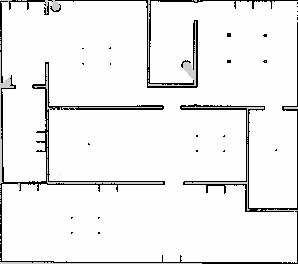
#> input picture task_4/config/map.pgm, 298 x 264 px, found by its file name
$ python test.py
#> lines starting #> are read from the running program, lines starting #| are printed output that depends on the picture; after the words box and inside, x2 and y2 are one past the last pixel; in counts of white or black regions, pixels touching at a corner belong together
### task_4/task_4/manager.py
from PIL import Image
import numpy as np
import cv2
from collections import deque
import math

class GridManager:
    def __init__(self, occupancy_grid, pl, delta_t, sanitization_threshold=10):
        self.occupancy_grid = occupancy_grid
        self.pl = pl  # light power
        self.delta_t = delta_t
        self.sanitization_threshold = sanitization_threshold

    def calculate_energy_at_point(self, x, y, robot_position):
        px, py = robot_position
        distance_squared = (x - px) ** 2 + (y - py) ** 2
        if distance_squared != 0:  # Avoid division by zero
            return (self.pl * self.delta_t) / distance_squared
        return 0


    def is_line_of_sight_clear(self, start, end):
        # Bresenham's Line Algorithm for a grid
        x0, y0 = start
        x1, y1 = end

        x0, y0, x1, y1 = map(int, [x0, y0, x1, y1])  # Convert to integers

        dx = abs(x1 - x0)
        dy = -abs(y1 - y0)
        sx = 1 if x0 < x1 else -1
        sy = 1 if y0 < y1 else -1
        err = dx + dy

        while True:
            if (x0, y0) == (x1, y1):
                break
            if self.occupancy_grid[y0][x0] == 1:  # Check for an obstacle
                return False
            e2 = 2 * err
            if e2 >= dy:
                err += dy
                x0 += sx
            if e2 <= dx:
                err += dx
                y0 += sy

        return True


    def update_energy_grid(self, robot_position):
        for y in range(self.occupancy_grid.shape[0]):
            for x in range(self.occupancy_grid.shape[1]):
                if self.occupancy_grid[y, x] == 1:  # Skip obstacle cells
                    continue
                if self.is_line_of_sight_clear(robot_position, (x, y)):
                    if self.occupancy_grid[y, x] < self.sanitization_threshold:  # Update unsanitized, accessible cells
                        additional_energy = self.calculate_energy_at_point(x, y, robot_position)
                        self.occupancy_grid[y, x] += additional_energy
                        if self.occupancy_grid[y, x] > self.sanitization_threshold:
                            self.occupancy_grid[y, x] = self.sanitization_threshold
        return self.occupancy_grid


    def create_grid_image(self, scale_factor=1, robot_position=None):
        # Create an empty image with 3 channels (RGB)
        grid_image = np.zeros((self.occupancy_grid.shape[0], self.occupancy_grid.shape[1], 3), dtype=np.uint8)

        for y in range(self.occupancy_grid.shape[0]):
            for x in range(self.occupancy_grid.shape[1]):
                if robot_position and (x, y) == robot_position:
                    color = (255, 0, 0)  # Blue color for the robot's position
                elif self.occupancy_grid[y, x] == 1.0:  # Obstacle cells - Black
                    color = (0, 0, 0)
                elif self.occupancy_grid[y, x] >= self.sanitization_threshold:  # Sanitized cells - Green
                    color = (0, 255, 0)
                elif self.occupancy_grid[y, x] >= self.sanitization_threshold / 2:  # Partially sanitized - Yellow
                    color = (0, 255, 255)
                else:  # Not sanitized - Red
                    color = (0, 0, 255)
                grid_image[y, x] = color

        # Upscale the image if needed
        if scale_factor != 1:
            grid_image = self.upscale_grid_image(grid_image, scale_factor)

        return grid_image

    def create_subgrid_image(self, grid_image, top_left, bottom_right, scale_factor):
        x1, y1 = top_left[0]*scale_factor, top_left[1]*scale_factor
        x2, y2 = bottom_right[0]*scale_factor, bottom_right[1]*scale_factor
        roi = grid_image[y1:y2, x1:x2]
        return roi


    def upscale_grid_image(self, grid_image, scale_factor):
        """
        Upscales the grid image by a given scale factor.
        """
        # Assuming create_grid_image is a method that creates the grid image
        upscaled_image = cv2.resize(grid_image, None, fx=scale_factor, fy=scale_factor, interpolation=cv2.INTER_NEAREST)
        return upscaled_image

    # [27 lines left out: functions downscale_grid_image, display_grid, extract_grid_roi, not called in this run]

    def calculate_sanitized_percentage(self):
        total_cells = 0
        sanitized_cells = 0

        for row in self.occupancy_grid:
            for cell in row:
                if cell != 1:  # Assuming 1 represents an obstacle
                    total_cells += 1
                    if cell >= self.sanitization_threshold:
                        sanitized_cells += 1

        if total_cells == 0:
            return 0  # Avoid division by zero if the grid has only obstacles

        sanitized_percentage = (sanitized_cells / total_cells) * 100
        return sanitized_percentage


    def is_neighborhood_sanitized(self, position, neighborhood_size=3):
        half_size = neighborhood_size // 2

        # print('-------------', position)
        for dy in range(-half_size, half_size + 1):
            for dx in range(-half_size, half_size + 1):
                # Skip the robot's current cell
                if dx == 0 and dy == 0:
                    continue

                ny, nx = position[1] + dy, position[0] + dx
                # Check bounds to ensure we don't go outside the grid
                if 0 <= ny < self.occupancy_grid.shape[0] and 0 <= nx < self.occupancy_grid.shape[1]:
                    if self.is_line_of_sight_clear(position, (nx,ny)):
                        cell_value = self.occupancy_grid[ny, nx]
                        # Consider obstacle cells (black cells) as sanitized
                        if cell_value != 1 and cell_value < self.sanitization_threshold:
                            return False

        print('Neighborhood OK')
        return True  # Neighborhood is considered sanitized if all non-obstacle cells are sanitized


class MapManager:
    def __init__(self, pgm_file_path, original_resolution, desired_resolution, map_origin):
        self.pgm_file_path = pgm_file_path
        self.original_resolution = original_resolution
        self.desired_resolution = desired_resolution
        self.map_origin = map_origin
        self.scaled_grid = self.scale_grid(self.load_pgm(pgm_file_path))

    def load_pgm(self, pgm_file_path):
        img = Image.open(pgm_file_path)
#> img is the input picture: PIL image 298x264 L; min 0, max 254, mean 238.8
        return np.array(img)


    def scale_grid(self, img_array):
        scale_factor = int(self.desired_resolution / self.original_resolution)
#> scale_factor = 4
        scaled_height = img_array.shape[0] // scale_factor
#> scaled_height = 66
        scaled_width = img_array.shape[1] // scale_factor
#> scaled_width = 74
        scaled_grid = np.zeros((scaled_height, scaled_width))

        for i in range(scaled_height):
            for j in range(scaled_width):
                block = img_array[i*scale_factor:(i+1)*scale_factor, j*scale_factor:(j+1)*scale_factor]
                # If any value in the block is less than 50, classify as occupied
                if np.any(block < 50):
                    scaled_grid[i, j] = 1
                # Otherwise, classify based on the majority of the block's values
                else:
                    values, counts = np.unique(block, return_counts=True)
                    most_common = values[np.argmax(counts)]
                    if most_common > 200:  # Free
                        scaled_grid[i, j] = 0
                    else:  # Unknown
                        scaled_grid[i, j] = -1
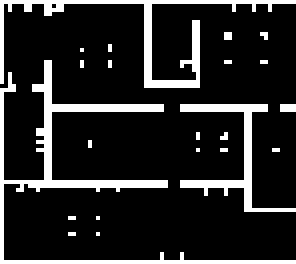
#> scaled_grid: shape (66, 74) float64 (shown 4 times larger); values 0 (black) and 1 (white), 15.2% white in thin lines or dots

        return scaled_grid


    def convert_to_grid_coordinates(self, real_coords):
        """
        Convert real-world coordinates to grid coordinates.
        """
#> called with real_coords = (-7.46, 5.2)
        grid_x = int((real_coords[0] - self.map_origin[0]) / self.desired_resolution)
        # Adjust for y-coordinate inversion
        grid_y = int(math.floor(((self.map_origin[1] - real_coords[1]) / self.desired_resolution) + self.scaled_grid.shape[0]))
#> grid_y = 0

        # Ensure coordinates are within grid bounds
        grid_x = max(0, min(grid_x, self.scaled_grid.shape[1] - 1))
#> grid_x = 0
        grid_y = max(0, min(grid_y, self.scaled_grid.shape[0] - 1))

        return [grid_x, grid_y]

    # [53 lines left out: functions convert_to_pixel_coordinates, extract_subgrid, visualize_grid, not called in this run]

class RoutePlanner:
    def __init__(self, occupancy_grid, sanitization_threshold, maxlen):
        self.occupancy_grid = occupancy_grid
        self.sanitization_threshold = sanitization_threshold
        self.position_buffer = deque(maxlen = maxlen)


    # YELLOW FIRST, THEN RED

    # [28 lines left out: function find_closest_target, not called in this run]

### task_4/task_4/test.py
from manager import *
from collections import deque
import cv2

# Initialization and setup...
sanitization_threshold = 0.01 # has to be < then obstacle value in occupancy grid (1)
pl = 1e-3  # light power
delta_t = 10  # time delta
neighborhood_size = 10
sanitization_goal = 98 # percentage of map to sanitize
scale_factor = 20 # to print map visualization with cv2
position_buffer = 50 # scale factor for image visualization
sanitized_percentage = 0 # initial value

# initial sanitization position in gazebo coordinates
initial_sanitization_pos = (-6.7, -2.8)


# map from rViz2 and Gazebo
# path_to_map =  '/media/psf/Home/Desktop/FEDE/UNIBO/Magistrale/AMR/AMR_Project/src/task_1/config/map_2.pgm'
# path_to_map = '/Users/federicofabbri/Desktop/FEDE/UNIBO/Magistrale/AMR/AMR_Project/src/task_1/config/map_2.pgm'
path_to_map = '/home/agatino/Project_AMR/src/task_4/config/map.pgm'

# map parameters
origin = (-7.48, -7.97) # found in .yaml map file
original_resolution = 0.05
scaled_resolution = 0.2

# Manager initialization
map_manager = MapManager(path_to_map, original_resolution, scaled_resolution, origin)
grid_manager = GridManager(map_manager.scaled_grid, pl, delta_t, sanitization_threshold)
route_planner = RoutePlanner(map_manager.scaled_grid, sanitization_threshold, position_buffer)


# initialization to visualize sub_region of map during sanification, gazebo coordinates
room_top_left_gazebo = (-7.46, 5.2)
room_bottom_right_gazebo = (-4.94, -4.24)

room_top_left_grid = map_manager.convert_to_grid_coordinates(room_top_left_gazebo)
#> room_top_left_grid = [0, 0]
room_bottom_right_grid = map_manager.convert_to_grid_coordinates(room_bottom_right_gazebo)
#> room_bottom_right_grid = [12, 47]


# while loop for sanitization simulation

robot_position = map_manager.convert_to_grid_coordinates(initial_sanitization_pos)
#> robot_position = [3, 40]


while sanitized_percentage < sanitization_goal:
    grid_manager.update_energy_grid(robot_position)
#> after the loop in update_energy_grid, `for y in range(self.occupancy_grid.shape[0]):`: self.occupancy_grid: shape (66, 74) float64; 6.82% of pixels changed, all inside (x1, y1, x2, y2) = (1, 1, 12, 45)
    neighborhood_sanitized = grid_manager.is_neighborhood_sanitized(robot_position, neighborhood_size)
    sanitized_percentage = grid_manager.calculate_sanitized_percentage()
#> the loop in calculate_sanitized_percentage, `for row in self.occupancy_grid:` made 66 passes


    if neighborhood_sanitized:
        next_position = route_planner.find_closest_target(robot_position)
        if next_position is None or next_position == robot_position:
            break

        robot_position = next_position
        print(f'New robot position: {robot_position}')

    grid_image = grid_manager.create_grid_image(scale_factor, robot_position)
#> after the loop in create_grid_image, `for y in range(self.occupancy_grid.shape[0]):`:
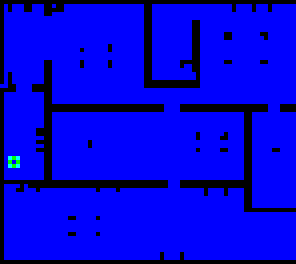
#> grid_image: shape (66, 74, 3) (shown 4 times larger); mean of channels 0, 1, 2 0, 0.4, 216.1; drawn as R, G, B
#> in upscale_grid_image, `upscaled_image = cv2.resize(grid_image, None, fx=scale_factor, fy=scal..`:
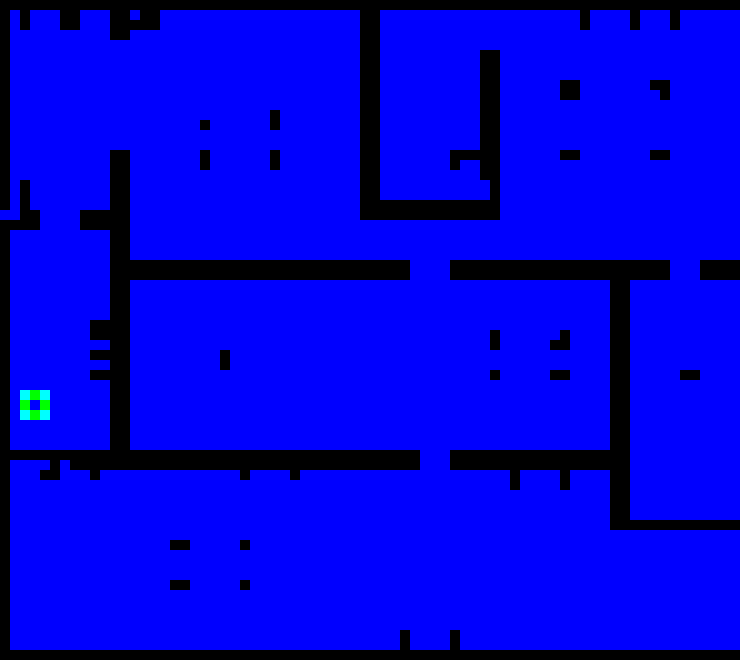
#> upscaled_image: shape (1320, 1480, 3) (shown at 1/2 size); mean of channels 0, 1, 2 0, 0.4, 216.1; drawn as R, G, B
    subgrid_image = grid_manager.create_subgrid_image(grid_image, room_top_left_grid, room_bottom_right_grid, scale_factor)
#> in create_subgrid_image, `roi = grid_image[y1:y2, x1:x2]`:
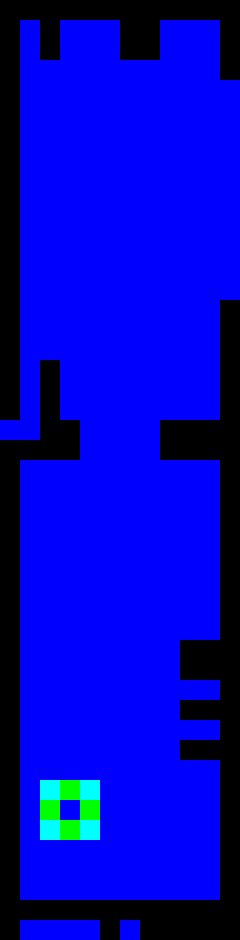
#> roi: shape (940, 240, 3); mean of channels 0, 1, 2 0, 3.6, 192.2; drawn as R, G, B


    # entire house and partial house visualization
    cv2.imshow("Occupancy Grid", grid_image) # comment line if needed
    # cv2.imshow("Room", subgrid_image) # comment line if needed

    cv2.waitKey(1)


cv2.waitKey(0)
cv2.destroyAllWindows()
